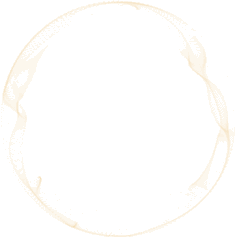
#> input picture target.gif, 237 x 237 px; its folder holds only this picture in this run
$ python get_gif_frame_img.py
#> lines starting #> are read from the running program, lines starting #| are printed output that depends on the picture
#coding=utf-8;

import os
from PIL import Image


def analyseImage(path):
    '''''
    Pre-process pass over the image to determine the mode (full or additive).
    Necessary as assessing single frames isn't reliable. Need to know the mode
    before processing all frames.
    '''
#> called with path = 'target.gif'
    im = Image.open(path)
#> im is the input picture: PIL image 237x237 P; mean R, G, B, A 59.7, 59.2, 58, 60.1
    results = {
        'size': im.size,
        'mode': 'full',
    }
#> results = {'size': (237, 237), 'mode': 'full'}
    try:
        while True:
            if im.tile:
                tile = im.tile[0]
                update_region = tile[1]
                update_region_dimensions = update_region[2:]
                if update_region_dimensions != im.size:
                    results['mode'] = 'partial'
                    break
            im.seek(im.tell() + 1)
#> this loop made 180 passes
#> tile on passes 2 to 13: ('gif', (0, 0, 237, 237), 4913, (4, False, -1)), ('gif', (0, 0, 237, 237), 9722, (3, False, -1)), ('gif', (0, 0, 237, 237), 14373, (4, False, -1)), ('gif', (0, 0, 237, 237), 18945, (4, False, -1)), ('gif', (0, 0, 237, 237), 23625, (4, False, -1)), ('gif', (0, 0, 237, 237), 28435, (4, False, -1)), ('gif', (0, 0, 237, 237), 33350, (4, False, -1)), ('gif', (0, 0, 237, 237), 38265, (4, False, -1)), ('gif', (0, 0, 237, 237), 43144, (4, False, -1)), ('gif', (0, 0, 237, 237), 48092, (4, False, -1)), ('gif', (0, 0, 237, 237), 53058, (4, False, -1)), ('gif', (0, 0, 237, 237), 58004, (4, False, -1))
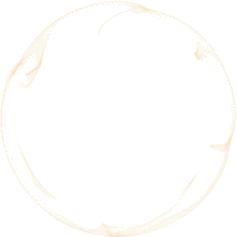
#> im: PIL image 237x237 RGBA; mean R, G, B, A 80.3, 79.8, 78.8, 80.6; transparent parts drawn white
    except EOFError:
        pass
    return results


def processImage(path):
    '''''
    Iterate the GIF, extracting each frame.
    '''
    mode = analyseImage(path)['mode']

    im = Image.open(path)

    i = 0
    p = im.getpalette()
#> p = 48 values, max 255 at index 21, min 0 at index 0, mean 103.4
    last_frame = im.convert('RGBA')

    try:
        while True:
            print
            "saving %s (%s) frame %d, %s %s" % (path, mode, i, im.size, im.tile)

            '''''
            If the GIF uses local colour tables, each frame will have its own palette.
            If not, we need to apply the global palette to the new frame.
            '''
            if not im.getpalette():
                im.putpalette(p)

            new_frame = Image.new('RGBA', im.size)

            '''''
            Is this file a "partial"-mode GIF where frames update a region of a different size to the entire image?
            If so, we need to construct the new frame by pasting it on top of the preceding frames.
            '''
            if mode == 'partial':
                new_frame.paste(last_frame)

            new_frame.paste(im, (0, 0), im.convert('RGBA'))
            new_frame.save('%s-%d.png' % (''.join(os.path.basename(path).split('.')[:-1]), i), 'PNG')

            i += 1
            last_frame = new_frame
            im.seek(im.tell() + 1)
#> after the loop, i = 1
    except EOFError:
        pass


def main():
    processImage('target.gif');


if __name__ == "__main__":
#> (the run stopped early here; a loop or call above may not have finished)
